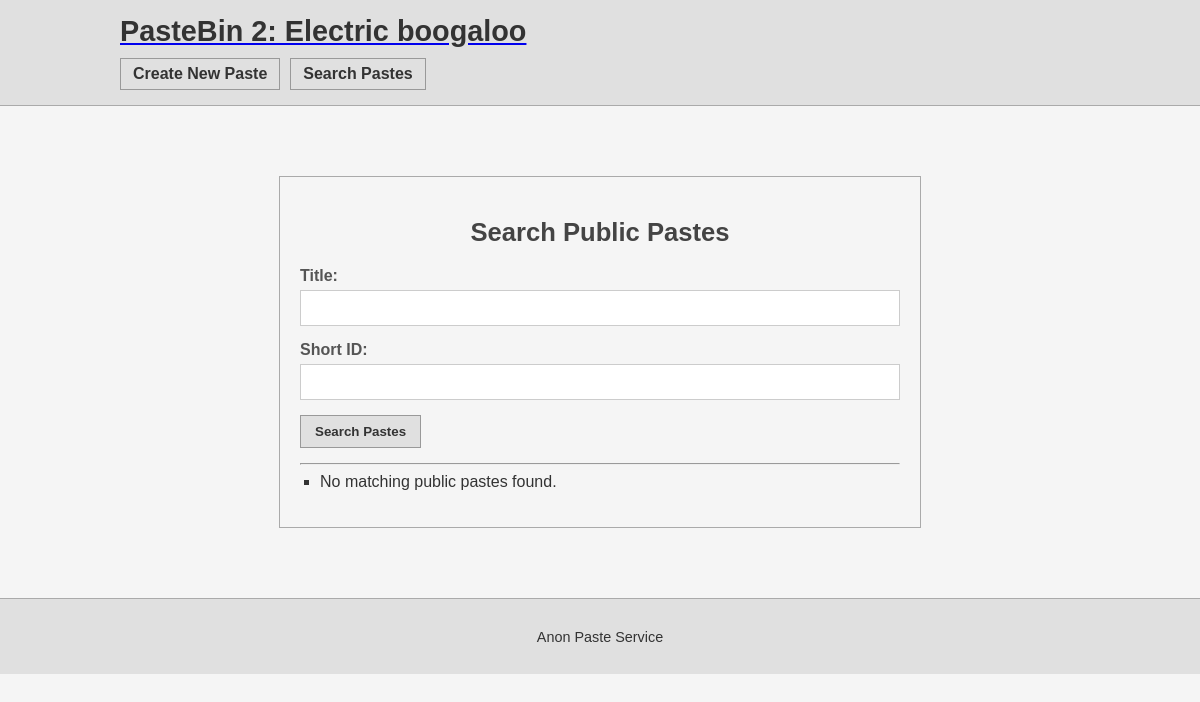
The page /s/ on the database as committed earlier.
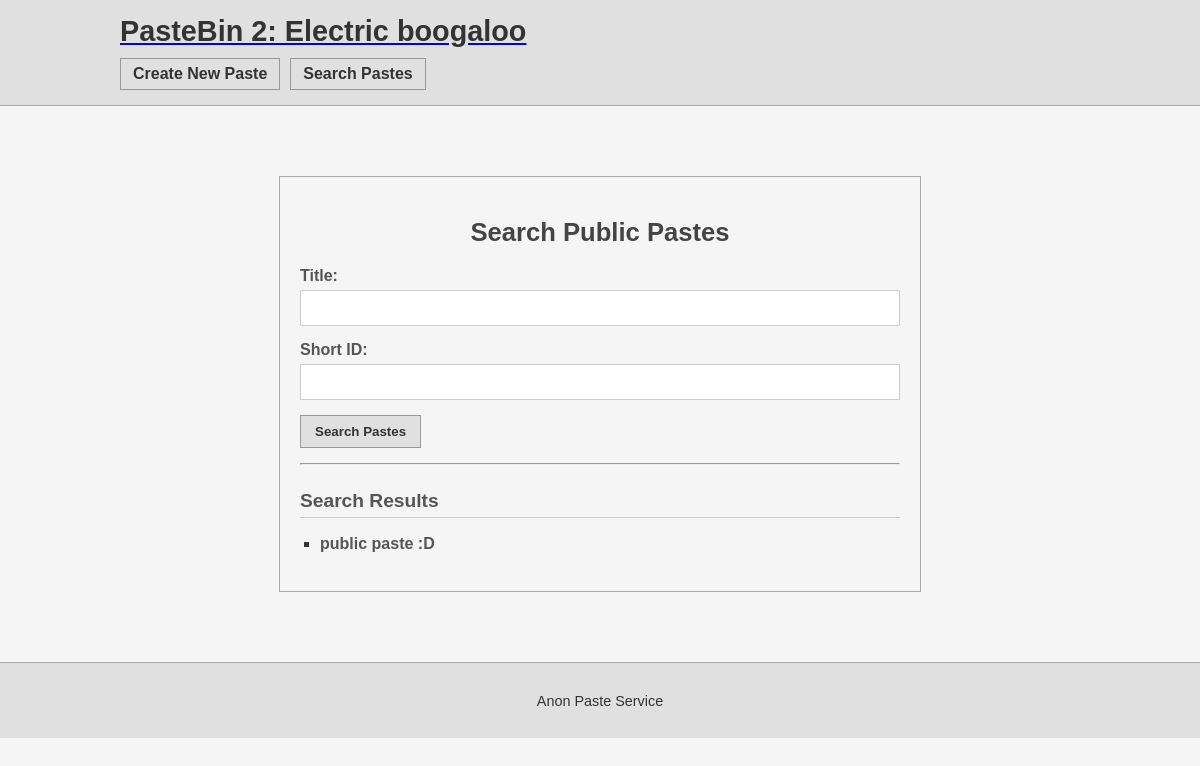
The same page on the database as committed later.
### pastes/models.py (models this page shows, shortened)
class pastebin_entry(models.Model):
    short_id = models.CharField(max_length=10, unique=True, editable=False)
    date = models.DateTimeField("creation date", auto_now_add=True)
    title = models.CharField(max_length=100)
    private = models.BooleanField(default=True)
    content = models.TextField()

### pastes/views.py (the view)
# urls.py: path("s/", views.search_paste, name="search_paste"),
def search_paste(request):
    form = search_paste_form(request.GET or None)
    if form.is_valid() and form.cleaned_data.get("short_id"):
        short_id = form.cleaned_data.get("short_id")
        paste = get_object_or_404(pastebin_entry, short_id=short_id, private=False)
        return redirect(f"/p/{paste.short_id}")
    results = pastebin_entry.objects.filter(private=False)  # Only public pastes
    if form.is_valid():
        title = form.cleaned_data.get("title")
        if title and (len(title) > 1):
            results = results.filter(title__icontains=title)
    paginator = Paginator(results, 10)
    page_number = request.GET.get("page")
    page_obj = paginator.get_page(page_number)
    return render(
        request,
        "search_paste.html",
        {"form": form, "pastes": page_obj},
    )

### pastes/forms.py
class search_paste_form(forms.Form):
    title = forms.CharField(required=False, label="Title")
    short_id = forms.CharField(required=False, label="Short ID")

### pastes/templates/search_paste.html (shortened to what this page needs)
{% extends "base.html" %}
{% block content %}
<div class="paste-search-form-wrapper">
    <h2>Search Public Pastes</h2>
    <form method="get">
        {% for field in form.visible_fields %}
        <div class="form-group">
            <label for="{{ field.id_for_label }}">{{ field.label }}:</label>
            {{ field }}
        </div>
        {% endfor %}
        <div class="form-group">
            <button type="submit" class="btn btn-primary">Search Pastes</button>
        </div>
    </form>
    <hr>
    {% if pastes or request.GET %}
    <h3>Search Results</h3>
    {% endif %}
    <ul>
        {% for paste in pastes %}
            <li>
                <a href="/p/{{ paste.short_id }}">{{ paste.title }}</a>
            </li>
        {% empty %}
            <li>No matching public pastes found.</li>
        {% endfor %}
    </ul>
</div>
{% endblock %}

### pastes/templates/base.html (shortened to what this page needs)
{% load static %}
<!DOCTYPE html>
<html lang="en">
<head>
    <link rel="stylesheet" href="{% static 'pastes/css/styles.css' %}">
</head>
<body>
    <header class="site-header">
        <div class="container">
            <div class="logo">
                <a href="{% url 'create_paste' %}">
                    <h1>PasteBin 2: Electric boogaloo</h1>
                </a>
            </div>
            <nav class="main-nav">
                <ul>
                    <li><a href="{% url 'create_paste' %}" class="btn btn-primary">Create New Paste</a></li>
                    <li><a href="{% url 'search_paste' %}" class="btn btn-primary">Search Pastes</a></li>
                </ul>
            </nav>
        </div>
    </header>
    <main class="content-wrapper">
        <div class="container">
            {% block content %}
            {% endblock %}
        </div>
    </main>
    <footer class="site-footer">
        <div class="container">
            <p>Anon Paste Service</p>
        </div>
    </footer>
</body>
</html>

### static/pastes/css/styles.css (style rules this page uses)
html { height: 100%; }
body { background-color: #f5f5f5; color: #333; font-family: Verdana, Geneva, sans-serif; margin: 0; padding: 0; min-height: 100vh; }
.container { max-width: 960px; margin: 0 auto; padding: 0 15px; }
.site-header { background-color: #e0e0e0; border-bottom: 1px solid #aaa; padding: 15px 0; }
.site-header .logo h1 { margin: 0; font-size: 1.8em; color: #333; }
.site-header .main-nav ul { list-style: none; margin: 10px 0 0 0; padding: 0; display: flex; gap: 10px; }
.site-header .main-nav a { text-decoration: none; padding: 6px 12px; background-color: #e0e0e0; color: #333; border: 1px solid #999; cursor: pointer; }
.content-wrapper { padding: 30px 0; flex-grow: 1; }
.site-footer { background-color: #e0e0e0; border-top: 1px solid #aaa; padding: 15px 0; text-align: center; font-size: 0.9em; color: #333; }
.paste-form-wrapper, .paste-creation-form-wrapper, .paste-search-form-wrapper { max-width: 600px; margin: 40px auto; padding: 20px; background-color: #f5f5f5; border: 1px solid #aaa; font-family: Verdana, Geneva, sans-serif; color: #333; }
.paste-form-wrapper h2, .paste-search-form-wrapper h2 { margin-bottom: 20px; font-size: 1.6em; text-align: center; color: #444; }
.paste-form-wrapper h3, .paste-search-form-wrapper h3 { margin-top: 25px; margin-bottom: 15px; font-size: 1.2em; color: #555; border-bottom: 1px solid #ccc; padding-bottom: 5px; }
.paste-form-wrapper .form-group, .paste-search-form-wrapper .form-group { margin-bottom: 15px; }
.paste-form-wrapper .form-group label, .paste-search-form-wrapper .form-group label { display: block; margin-bottom: 5px; font-weight: bold; color: #555; }
.paste-form-wrapper input[type="text"], .paste-form-wrapper textarea, .paste-search-form-wrapper input[type="text"], .paste-search-form-wrapper textarea { width: 100%; padding: 8px; border: 1px solid #ccc; font-size: 1em; background-color: #fff; color: #333; box-sizing: border-box; }
.btn, .paste-form-wrapper button[type="submit"], .paste-search-form-wrapper button[type="submit"], .paste-creation-form-wrapper .btn-success { display: inline-block; font-family: inherit; font-weight: bold; padding: 8px 14px; cursor: pointer; text-align: center; text-decoration: none; line-height: normal; box-sizing: border-box; -webkit-appearance: none; -moz-appearance: none; appearance: none; background-color: #e0e0e0; color: #333; border: 1px solid #999; }
.btn-primary { background-color: #99aab5; color: #333; border-color: #778899; }
.paste-form-wrapper ul, .paste-search-form-wrapper ul { list-style: square; padding-left: 20px; margin-top: 0; }
.paste-form-wrapper ul li, .paste-search-form-wrapper ul li { margin-bottom: 10px; }
.paste-form-wrapper ul li a, .paste-search-form-wrapper ul li a { color: #555; text-decoration: none; font-weight: bold; display: inline-block; padding: 2px 0; }

Rows that differ between the two databases and show on the page:
now on this page (row edited): pastebin_entry: title "public paste :D"
Other text that changed with them:
text no longer shown: "No matching public pastes found."
text now shown: "Search Results"
